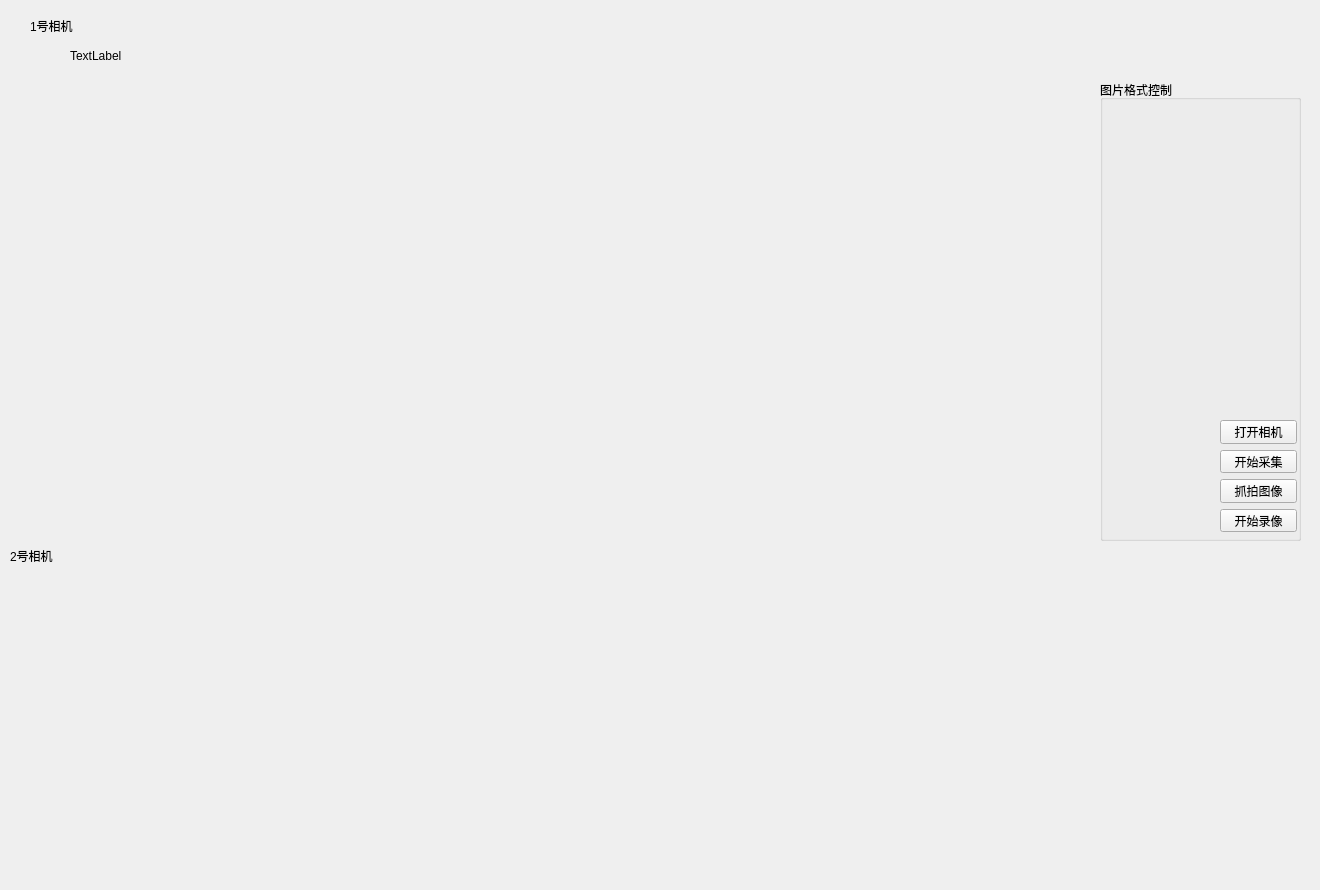
<?xml version="1.0" encoding="UTF-8"?>
<ui version="4.0">
 <class>DetectionWin2</class>
 <widget class="QWidget" name="DetectionWin2">
  <property name="geometry">
   <rect>
    <x>0</x>
    <y>0</y>
    <width>1320</width>
    <height>890</height>
   </rect>
  </property>
  <property name="windowTitle">
   <string>Form</string>
  </property>
  <widget class="QWidget" name="gridLayoutWidget">
   <property name="geometry">
    <rect>
     <x>0</x>
     <y>10</y>
     <width>1031</width>
     <height>1051</height>
    </rect>
   </property>
   <layout class="QVBoxLayout" name="verticalLayout">
    <item>
     <widget class="QWidget" name="camera1" native="true">
      <widget class="QLabel" name="camera1_label">
       <property name="geometry">
        <rect>
         <x>30</x>
         <y>10</y>
         <width>54</width>
         <height>12</height>
        </rect>
       </property>
       <property name="text">
        <string>1号相机</string>
       </property>
      </widget>
      <widget class="QLabel" name="camera1_result_label">
       <property name="geometry">
        <rect>
         <x>220</x>
         <y>0</y>
         <width>801</width>
         <height>21</height>
        </rect>
       </property>
       <property name="text">
        <string/>
       </property>
      </widget>
      <widget class="QWidget" name="camera2" native="true">
       <property name="geometry">
        <rect>
         <x>-20</x>
         <y>530</y>
         <width>1029</width>
         <height>521</height>
        </rect>
       </property>
       <widget class="QLabel" name="camera2_label">
        <property name="geometry">
         <rect>
          <x>30</x>
          <y>10</y>
          <width>54</width>
          <height>12</height>
         </rect>
        </property>
        <property name="text">
         <string>2号相机</string>
        </property>
       </widget>
       <widget class="QLabel" name="camera2_detection_label">
        <property name="geometry">
         <rect>
          <x>20</x>
          <y>30</y>
          <width>971</width>
          <height>481</height>
         </rect>
        </property>
        <property name="text">
         <string/>
        </property>
       </widget>
       <widget class="QLabel" name="camera2_result_label">
        <property name="geometry">
         <rect>
          <x>163</x>
          <y>2</y>
          <width>841</width>
          <height>21</height>
         </rect>
        </property>
        <property name="text">
         <string/>
        </property>
       </widget>
      </widget>
      <widget class="QLabel" name="label">
       <property name="geometry">
        <rect>
         <x>40</x>
         <y>30</y>
         <width>941</width>
         <height>471</height>
        </rect>
       </property>
       <property name="text">
        <string/>
       </property>
      </widget>
      <widget class="QLabel" name="label_2">
       <property name="geometry">
        <rect>
         <x>30</x>
         <y>510</y>
         <width>251</width>
         <height>16</height>
        </rect>
       </property>
       <property name="text">
        <string/>
       </property>
      </widget>
      <widget class="QLabel" name="label_3">
       <property name="geometry">
        <rect>
         <x>430</x>
         <y>510</y>
         <width>54</width>
         <height>12</height>
        </rect>
       </property>
       <property name="text">
        <string/>
       </property>
      </widget>
      <widget class="QLabel" name="label_4">
       <property name="geometry">
        <rect>
         <x>850</x>
         <y>510</y>
         <width>54</width>
         <height>12</height>
        </rect>
       </property>
       <property name="text">
        <string/>
       </property>
      </widget>
      <widget class="QLabel" name="label_5">
       <property name="geometry">
        <rect>
         <x>70</x>
         <y>40</y>
         <width>54</width>
         <height>12</height>
        </rect>
       </property>
       <property name="text">
        <string>TextLabel</string>
       </property>
      </widget>
     </widget>
    </item>
   </layout>
  </widget>
  <widget class="QGroupBox" name="groupBox">
   <property name="geometry">
    <rect>
     <x>1100</x>
     <y>80</y>
     <width>201</width>
     <height>461</height>
    </rect>
   </property>
   <property name="title">
    <string>图片格式控制</string>
   </property>
  </widget>
  <widget class="QWidget" name="">
   <property name="geometry">
    <rect>
     <x>1220</x>
     <y>420</y>
     <width>77</width>
     <height>112</height>
    </rect>
   </property>
   <layout class="QVBoxLayout" name="camera1_button">
    <item>
     <widget class="QPushButton" name="oc_canmra1">
      <property name="text">
       <string>打开相机</string>
      </property>
     </widget>
    </item>
    <item>
     <widget class="QPushButton" name="collection1">
      <property name="text">
       <string>开始采集</string>
      </property>
     </widget>
    </item>
    <item>
     <widget class="QPushButton" name="snap_image1">
      <property name="text">
       <string>抓拍图像</string>
      </property>
     </widget>
    </item>
    <item>
     <widget class="QPushButton" name="start_recording1">
      <property name="text">
       <string>开始录像</string>
      </property>
     </widget>
    </item>
   </layout>
  </widget>
  <widget class="QWidget" name="">
   <property name="geometry">
    <rect>
     <x>1220</x>
     <y>940</y>
     <width>77</width>
     <height>112</height>
    </rect>
   </property>
   <layout class="QVBoxLayout" name="verticalLayout_3">
    <item>
     <widget class="QPushButton" name="oc_camera2">
      <property name="text">
       <string>打开相机</string>
      </property>
     </widget>
    </item>
    <item>
     <widget class="QPushButton" name="collection2">
      <property name="text">
       <string>开始采集</string>
      </property>
     </widget>
    </item>
    <item>
     <widget class="QPushButton" name="snap_image2">
      <property name="text">
       <string>抓拍图像</string>
      </property>
     </widget>
    </item>
    <item>
     <widget class="QPushButton" name="start_recording2">
      <property name="text">
       <string>开始录像</string>
      </property>
     </widget>
    </item>
   </layout>
  </widget>
 </widget>
 <resources/>
 <connections/>
</ui>
